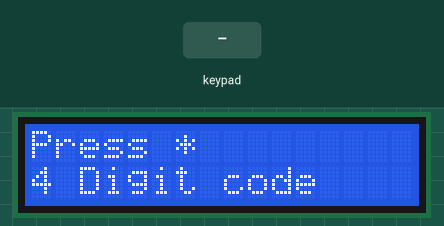
This sketch was run on a simulated Arduino Mega 2560, built with avr-gcc and run on an emulated ATmega2560. Shown: 16×2 character LCD. Inputs (shaded band) come from the test bench. What the sketch prints to the serial monitor is not drawn.

Above: at 1.5 s.
1.6 s: key '*' pressed
At 1.9 s:
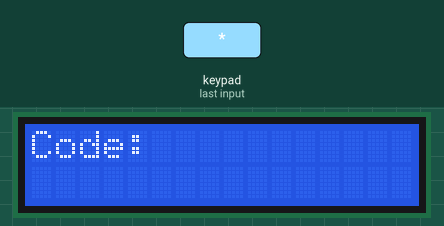
3.1 s: keypad keys 1 8 9 7 pressed 0.4 s apart
At 5.7 s:
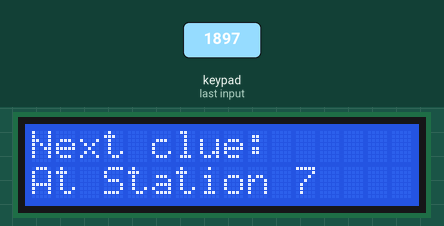
At 8.8 s:
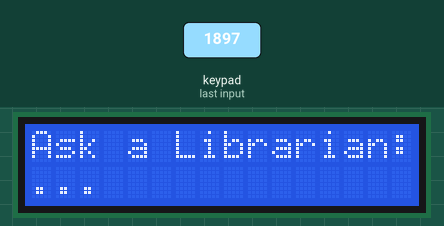
Timing chart, 0 to 10.3 s (numbered marks = the images above; inputs shaded):
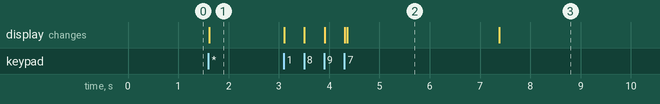

The sketch:

KeypadPhoneMessage.ino
```cpp
//code rearranged by Javier Muñoz 10/11/2016 ask me at javimusama@hotmail.co

#include <Keypad.h>

// Uncomment SoftwareSerial for Arduino Uno or Nano.

#include <SoftwareSerial.h>
#include <LiquidCrystal_I2C.h>
#include <Wire.h>
//#define ARDUINO_RX 5  //should connect to TX of the Serial MP3 Player module
//#define ARDUINO_TX 6  //connect to RX of the module


//SoftwareSerial mp3(ARDUINO_RX, ARDUINO_TX);
// Uncomment next line if you are using an Arduino Mega.
#define mp3 Serial3    // Connect the MP3 Serial Player to the Arduino MEGA Serial3 (14 TX3 -> RX, 15 RX3 -> TX)

LiquidCrystal_I2C lcd(0x27, 2, 1, 0, 4, 5, 6, 7, 3, POSITIVE);  // Set the LCD I2C address

static int8_t Send_buf[8] = {0}; // Buffer for Send commands.  // BETTER LOCALLY
static uint8_t ansbuf[10] = {0}; // Buffer for the answers.    // BETTER LOCALLY

String mp3Answer;           // Answer from the MP3.


String sanswer(void);
String sbyte2hex(uint8_t b);


/************ Command byte **************************/
#define CMD_NEXT_SONG     0X01  // Play next song.
#define CMD_PREV_SONG     0X02  // Play previous song.
#define CMD_PLAY_W_INDEX  0X03
#define CMD_VOLUME_UP     0X04
#define CMD_VOLUME_DOWN   0X05
#define CMD_SET_VOLUME    0X06

#define CMD_SNG_CYCL_PLAY 0X08  // Single Cycle Play.
#define CMD_SEL_DEV       0X09
#define CMD_SLEEP_MODE    0X0A
#define CMD_WAKE_UP       0X0B
#define CMD_RESET         0X0C
#define CMD_PLAY          0X0D
#define CMD_PAUSE         0X0E
#define CMD_PLAY_FOLDER_FILE 0X0F

#define CMD_STOP_PLAY     0X16  // Stop playing continuously.
#define CMD_FOLDER_CYCLE  0X17
#define CMD_SHUFFLE_PLAY  0x18 //
#define CMD_SET_SNGL_CYCL 0X19 // Set single cycle.

#define CMD_SET_DAC 0X1A
#define DAC_ON  0X00
#define DAC_OFF 0X01

#define CMD_PLAY_W_VOL    0X22
#define CMD_PLAYING_N     0x4C
#define CMD_QUERY_STATUS      0x42
#define CMD_QUERY_VOLUME      0x43
#define CMD_QUERY_FLDR_TRACKS 0x4e
#define CMD_QUERY_TOT_TRACKS  0x48
#define CMD_QUERY_FLDR_COUNT  0x4f

/************ Opitons **************************/
#define DEV_TF            0X02


const byte numRows= 4; //number of rows on the keypad
const byte numCols= 3; //number of columns on the keypad
int code = 1897;  //The code I used, you can change it
//int code = 2356;  //The code I used, you can change it
int tot,i1,i2,i3,i4;
char c1,c2,c3,c4;
//keymap defines the key pressed according to the row and columns just as appears on the keypad
char keymap[numRows][numCols]=
{
{'1', '2', '3'},
{'4', '5', '6'},
{'7', '8', '9'},
{'*', '0', '#'}

};
//Code that shows the the keypad connections to the arduino terminals
byte rowPins[numRows] = {5,6,7,8}; //Rows 0 to 3
byte colPins[numCols]= {2,3,4}; //Columns 0 to 2/

int relay_pin = 10;
//initializes an instance of the Keypad class
Keypad myKeypad= Keypad(makeKeymap(keymap), rowPins, colPins, numRows, numCols);
void setup()
           {
           Serial.begin(9600);
           lcd.begin(16,2);         // initialize the lcd for 20 chars 4 lines, turn on backlight
           // ------- Quick 3 blinks of backlight  -------------
         /* for(int i = 0; i< 2; i++)
          {
            lcd.backlight();
            delay(250);
            lcd.noBacklight();
            delay(250);
          }*/
          lcd.backlight(); // finish with backlight on
          lcd.clear();
          lcd.setCursor(0,0); //Start at character 4 on line 0
          lcd.print("Press *");
          lcd.setCursor(0,1);
          lcd.print("4 Digit code");

          mp3.begin(9600);
          delay(100);
          //sendCommand(CMD_SEL_DEV, 0, DEV_TF);
          sendCommand(CMD_SEL_DEV, DEV_TF);
          delay(100);
          sendCommand(CMD_FOLDER_CYCLE, 0x0301);
          //sendCommand(CMD_PLAY);
}


void loop()
{
          char keypressed = myKeypad.getKey();  //The getKey fucntion keeps the program runing, as long you didn't press "*" the whole thing bellow wouldn't be triggered
         //Serial.println(keypressed);
         if (keypressed == '*')             // and you can use the rest of you're code simply
             {      //when the "*" key is pressed you can enter the passcode

                    lcd.clear();
                    lcd.setCursor(0,0); //Start at character 4 on line 0
                    lcd.print("Code:");
                    lcd.setCursor(0,1);
                    keypressed = myKeypad.waitForKey();  // here all programs are stopped until you enter the four digits then it gets compared to the code above
                    if (keypressed != NO_KEY)
                      {
                       c1 = keypressed;
                        Serial.println(keypressed);
                        lcd.print("*");
                       }
                    keypressed = myKeypad.waitForKey();
                    if (keypressed != NO_KEY)
                      {
                       c2 = keypressed;
                       Serial.println(keypressed);
                       lcd.print("*");
                       }
                     keypressed = myKeypad.waitForKey();
                   if (keypressed != NO_KEY)
                      {
                       c3 = keypressed;
                        Serial.println(keypressed);
                        lcd.print("*");
                       }
                      keypressed = myKeypad.waitForKey();
                   if (keypressed != NO_KEY)
                      {
                       c4 = keypressed;
                       Serial.println(keypressed);
                       lcd.print("*");
                       }

                     i1=(c1-48)*1000;
                     i2=(c2-48)*100;
                     i3=(c3-48)*10;
                     i4=c4-48;

                     tot=i1+i2+i3+i4;
         Serial.println(tot);
         Serial.println(code);

         if (tot == code) //if the code is correct you trigger whatever you want here it just print a message on the screen
         {
          sendCommand(CMD_FOLDER_CYCLE, 0x0101);
          // NOTE: Cursor Position: Lines and Characters start at 0
          lcd.clear();
          lcd.setCursor(0,0); //Start at character 4 on line 0
          lcd.print("Next clue:");
          lcd.setCursor(0,1);
          lcd.print("At Station 7");
          delay(3000);

          lcd.clear();
          lcd.setCursor(0,0); //Start at character 4 on line 0
          lcd.print("Ask a Librarian:");
          lcd.setCursor(0,1);
          lcd.print("...");
          delay(3000);

          lcd.clear();
          lcd.setCursor(0,0); //Start at character 4 on line 0
          lcd.print("What unique");
          lcd.setCursor(0,1);
          lcd.print("performances");
          delay(3000);

          lcd.clear();
          lcd.setCursor(0,0); //Start at character 4 on line 0
          lcd.print("happened on");
          lcd.setCursor(0,1);
          lcd.print("campus in 1974?");
          delay(3000);
         }
         else
         {
          sendCommand(CMD_FOLDER_CYCLE, 0x0201);
          lcd.clear();
          lcd.setCursor(0,0); //Start at character 4 on line 0
          lcd.print("Sorry wrong code");
          lcd.setCursor(0,1);
          lcd.print("Hangup,try again");
          delay(3000);

         }

     }
}


/********************************************************************************/
/*Function decodeMP3Answer: Decode MP3 answer.                                  */
/*Parameter:-void                                                               */
/*Return: The                                                  */

String decodeMP3Answer() {
  String decodedMP3Answer = "";

  decodedMP3Answer += sanswer();

  switch (ansbuf[3]) {
    case 0x3A:
      decodedMP3Answer += " -> Memory card inserted.";
      break;

    case 0x3D:
      decodedMP3Answer += " -> Completed play num " + String(ansbuf[6], DEC);
      break;

    case 0x40:
      decodedMP3Answer += " -> Error";
      break;

    case 0x41:
      decodedMP3Answer += " -> Data recived correctly. ";
      break;

    case 0x42:
      decodedMP3Answer += " -> Status playing: " + String(ansbuf[6], DEC);
      break;

    case 0x48:
      decodedMP3Answer += " -> File count: " + String(ansbuf[6], DEC);
      break;

    case 0x4C:
      decodedMP3Answer += " -> Playing: " + String(ansbuf[6], DEC);
      break;

    case 0x4E:
      decodedMP3Answer += " -> Folder file count: " + String(ansbuf[6], DEC);
      break;

    case 0x4F:
      decodedMP3Answer += " -> Folder count: " + String(ansbuf[6], DEC);
      break;
  }

  return decodedMP3Answer;
}


/********************************************************************************/
/*Function: Send command to the MP3                                             */
/*Parameter: byte command                                                       */
/*Parameter: byte dat1 parameter for the command                                */
/*Parameter: byte dat2 parameter for the command                                */

/*void sendCommand(byte command){
  sendCommand(command, 0, 0);
}

void sendCommand(byte command, byte dat1, byte dat2){
  delay(20);
  Send_buf[0] = 0x7E;    //
  Send_buf[1] = 0xFF;    //
  Send_buf[2] = 0x06;    // Len
  Send_buf[3] = command; //
  Send_buf[4] = 0x01;    // 0x00 NO, 0x01 feedback
  Send_buf[5] = dat1;    // datah
  Send_buf[6] = dat2;    // datal
  Send_buf[7] = 0xEF;    //
  Serial.print("Sending: ");
  for (uint8_t i = 0; i < 8; i++)
  {
    mp3.write(Send_buf[i]) ;
    Serial.print(sbyte2hex(Send_buf[i]));
  }
  Serial.println();
}*/


void sendCommand(int8_t command, int16_t dat)
{
  delay(20);
  Send_buf[0] = 0x7e;   //
  Send_buf[1] = 0xff;   //
  Send_buf[2] = 0x06;   // Len
  Send_buf[3] = command;//
  Send_buf[4] = 0x01;   // 0x00 NO, 0x01 feedback
  Send_buf[5] = (int8_t)(dat >> 8);  //datah
  Send_buf[6] = (int8_t)(dat);       //datal
  Send_buf[7] = 0xef;   //
  Serial.print("Sending: ");
  for (uint8_t i = 0; i < 8; i++)
  {
    mp3.write(Send_buf[i]) ;
    Serial.print(sbyte2hex(Send_buf[i]));
  }
  Serial.println();
}


/********************************************************************************/
/*Function: sbyte2hex. Returns a byte data in HEX format.                       */
/*Parameter:- uint8_t b. Byte to convert to HEX.                                */
/*Return: String                                                                */


String sbyte2hex(uint8_t b)
{
  String shex;

  shex = "0X";

  if (b < 16) shex += "0";
  shex += String(b, HEX);
  shex += " ";
  return shex;
}


/********************************************************************************/
/*Function: shex2int. Returns a int from an HEX string.                         */
/*Parameter: s. char *s to convert to HEX.                                      */
/*Parameter: n. char *s' length.                                                */
/*Return: int                                                                   */

int shex2int(char *s, int n){
  int r = 0;
  for (int i=0; i<n; i++){
     if(s[i]>='0' && s[i]<='9'){
      r *= 16;
      r +=s[i]-'0';
     }else if(s[i]>='A' && s[i]<='F'){
      r *= 16;
      r += (s[i] - 'A') + 10;
     }
  }
  return r;
}


/********************************************************************************/
/*Function: sanswer. Returns a String answer from mp3 UART module.          */
/*Parameter:- uint8_t b. void.                                                  */
/*Return: String. If the answer is well formated answer.                        */

String sanswer(void)
{
  uint8_t i = 0;
  String mp3answer = "";

  // Get only 10 Bytes
  while (mp3.available() && (i < 10))
  {
    uint8_t b = mp3.read();
    ansbuf[i] = b;
    i++;

    mp3answer += sbyte2hex(b);
  }

  // if the answer format is correct.
  if ((ansbuf[0] == 0x7E) && (ansbuf[9] == 0xEF))
  {
    return mp3answer;
  }

  return "???: " + mp3answer;
}
```

Measured:
- after the input at 1.6 s, the display: changes at once (image 1)
- after the input at 3.1 s, the display: first changes at once (image 2 shows a later state)
- what the display in image 2 shows lasts 3.0 s, from 4.4 s to 7.4 s
